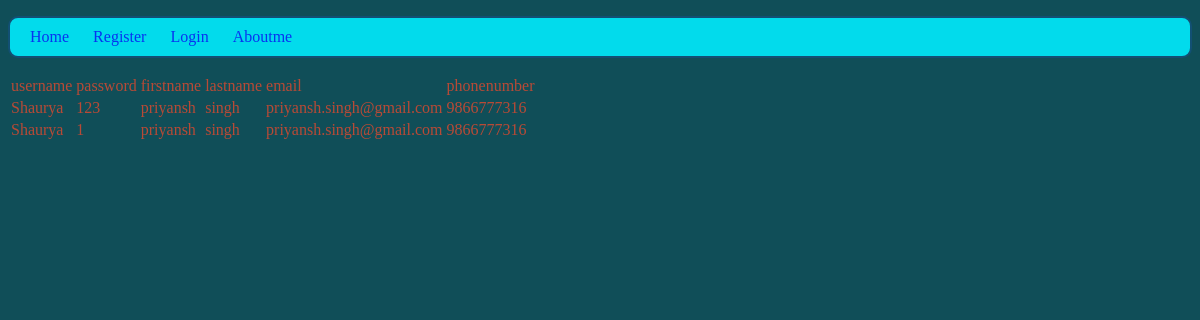
The app's page /showuser with its own data.
### tables this page shows
CREATE TABLE user(id INTEGER PRIMARY KEY, username TEXT, password TEXT, firstname TEXT, lastname TEXT, email TEXT, phonenumber INTEGER);

### todo.py (the view)
@app.route("/showuser",methods=["POST","GET"])
def showuser():
    con=sql.connect("database.db")
    con.row_factory=sql.Row
    cur=con.cursor()
    cur.execute("select * from user")
    records=cur.fetchall()
    print("record",records)
    return render_template("listuser.html",records=records)

### templates/listuser.html (shortened to what this page needs)
{% extends "base.html" %}
{% block content %}
<head>
</head>
<body>
    <table>
      <thread>
          <td> username </td>
          <td>password</td>
          <td>firstname</td>
          <td>lastname</td>
          <td>email</td>
          <td>phonenumber</td>
      </thread>
      {% for record in records %}
      <tr>
          <td>{{ record["username"]}}</td>
          <td>{{ record ["password"]}}</td>
          <td>{{ record["firstname"]}}</td>
          <td>{{ record["lastname"]}}</td>
          <td>{{ record["email"]}}</td>
          <td>{{ record["phonenumber"]}}</td>
      </tr>
      {% endfor %}
    </table>
</body>
{% endblock %}

### templates/base.html (shortened to what this page needs)
<!DOCTYPE html>
<html lang="en">
<head>
    <link type="text/css" rel="stylesheet" href="/static/style.css">
</head>
<body>
   <header>
       <nav>
           <ul>
               <li><a href="/index">Home</a></li>
               <li><a href="/register">Register</a></li>
               <li><a href="/login">Login</a></li>
               <li><a href="/aboutme">Aboutme</a></li>
           </ul>
       </nav>
   </header>
   {% block content %}
   {% endblock %}
</body>
</html>

### static/style.css (style rules this page uses)
body { background-color:#104e58; font-family: cursive; color:#b84a36; }
nav ul { background-color:rgba(0, 235, 252, 0.904); border-style: solid; border-color: rgb(18, 80, 116); border-width: 2px; padding: 10px; border-radius: 10px; }
nav ul li { list-style-type: none; display: inline; margin-right: 10px; margin-left: 10px; color: rgb(15, 38, 241); }
nav ul li a { text-decoration: none; color: rgb(8, 51, 241); }

### records on screen
user: username "Shaurya", password "123", firstname "priyansh", lastname "singh", email "priyansh.singh@gmail.com", phonenumber "9866777316"
user: username "Shaurya", password "1", firstname "priyansh", lastname "singh", email "priyansh.singh@gmail.com", phonenumber "9866777316"
